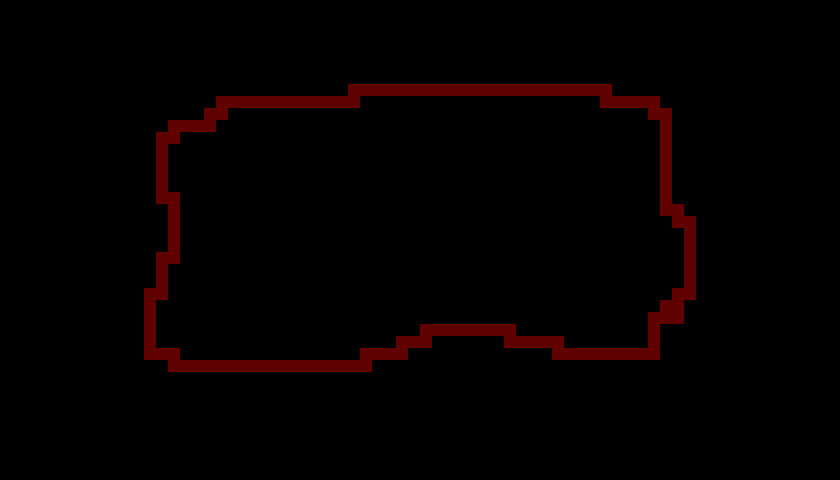

Below is a game level as drawn by its tile map, then a one-line description and the .tmx that defines it (tile-layer data replaced by summaries):
An orthogonal 70x40 tile map with 12x12 px tiles, 1 tile layer (collisions), 3 hidden layers not drawn, 2 tilesets.

<map version="1.10" tiledversion="1.11.2" orientation="orthogonal" renderorder="right-down" width="70" height="40" tilewidth="12" tileheight="12" infinite="0" nextlayerid="10" nextobjectid="1">
 <tileset firstgid="1" source="Giardino.tsx" />
 <tileset firstgid="1025" source="collision.tsx" />
 <layer id="1" name="oceano" width="70" height="40" visible="0">
  <data>[2800 cells, 2800 non-empty, 8 distinct tile ids]</data>
 </layer>
 <layer id="2" name="terra" width="70" height="40" visible="0">
  <data>[2800 cells, 1028 non-empty, 104 distinct tile ids]</data>
 </layer>
 <layer id="8" name="erba" width="70" height="40" visible="0">
  <data>[2800 cells, 72 non-empty, 22 distinct tile ids]</data>
 </layer>
 <layer id="9" name="collisions" width="70" height="40" opacity="0.38">
  <data>[2800 cells, 143 non-empty, 2 distinct tile ids]</data>
 </layer>
</map>
